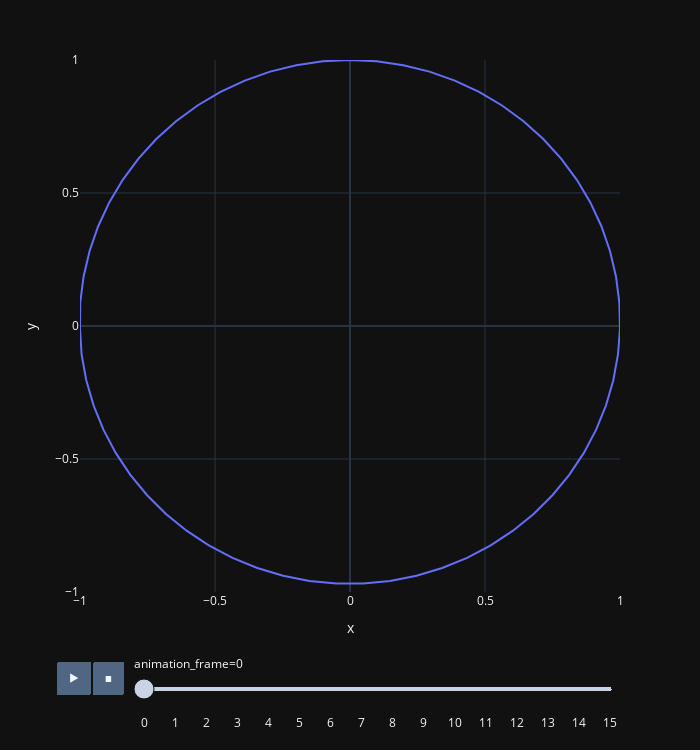

This figure's notebook cell:
### Code cell
figure = Integrate(figure)
display = televector.displays.PlotDisplay()
display.display(figure, num_frames=16)

### Figure 1 — Plotly figure (JSON) as saved in the notebook; plotly's stock layout.template omitted (floating-point values rounded to 4 significant figures)
{"data": [{"hoverlabel": {"namelength": 0}, "hovertemplate": "animation_frame=0<br>x=%{x}<br>y=%{y}", "legendgroup": "", "line": {"color": "#636efa", "dash": "solid"}, "mode": "lines", "name": "", "showlegend": false, "type": "scatter", "x": [0.04912, 0.1484, 0.2462, 0.3416, 0.4336, 0.5212, 0.6037, 0.6801, 0.7498, 0.812, 0.8662, 0.9117, 0.9482, 0.9752, 0.9925, 1, 0.9975, 0.9851, 0.9629, 0.9311, 0.8901, 0.8402, 0.7819, 0.7159, 0.6427, 0.5632, 0.478, 0.3881, 0.2943, 0.1976, 0.0989, -0.0007797, -0.1005, -0.1991, -0.2959, -0.3896, -0.4796, -0.5647, -0.6443, -0.7174, -0.7835, -0.8417, -0.8916, -0.9327, -0.9645, -0.9867, -0.9991, -1, -0.9941, -0.9768, -0.9497, -0.9133, -0.8677, -0.8136, -0.7514, -0.6817, -0.6052, -0.5228, -0.4351, -0.3432, -0.2478, -0.15, -0.05068, 0.04912], "xaxis": "x", "y": [-0.968, -0.9583, -0.9388, -0.9099, -0.8718, -0.8248, -0.7695, -0.7064, -0.6362, -0.5594, -0.477, -0.3896, -0.2982, -0.2037, -0.1071, -0.009182, 0.08895, 0.1863, 0.282, 0.3751, 0.4646, 0.5496, 0.6293, 0.7029, 0.7696, 0.8289, 0.8801, 0.9227, 0.9563, 0.9805, 0.9951, 1, 0.9951, 0.9805, 0.9563, 0.9227, 0.8801, 0.8289, 0.7696, 0.7029, 0.6293, 0.5496, 0.4646, 0.3751, 0.282, 0.1863, 0.08895, -0.009182, -0.1071, -0.2037, -0.2982, -0.3896, -0.477, -0.5594, -0.6362, -0.7064, -0.7695, -0.8248, -0.8718, -0.9099, -0.9388, -0.9583, -0.968, -0.968], "yaxis": "y"}], "layout": {"height": 750, "legend": {"tracegroupgap": 0}, "margin": {"t": 60}, "sliders": [{"active": 0, "currentvalue": {"prefix": "animation_frame="}, "len": 0.9, "pad": {"b": 10, "t": 60}, "steps": [{"args": [["0"], {"frame": {"duration": 0, "redraw": false}, "fromcurrent": true, "mode": "immediate", "transition": {"duration": 0, "easing": "linear"}}], "label": "0", "method": "animate"}, {"args": [["1"], {"frame": {"duration": 0, "redraw": false}, "fromcurrent": true, "mode": "immediate", "transition": {"duration": 0, "easing": "linear"}}], "label": "1", "method": "animate"}, {"args": [["2"], {"frame": {"duration": 0, "redraw": false}, "fromcurrent": true, "mode": "immediate", "transition": {"duration": 0, "easing": "linear"}}], "label": "2", "method": "animate"}, {"args": [["3"], {"frame": {"duration": 0, "redraw": false}, "fromcurrent": true, "mode": "immediate", "transition": {"duration": 0, "easing": "linear"}}], "label": "3", "method": "animate"}, {"args": [["4"], {"frame": {"duration": 0, "redraw": false}, "fromcurrent": true, "mode": "immediate", "transition": {"duration": 0, "easing": "linear"}}], "label": "4", "method": "animate"}, {"args": [["5"], {"frame": {"duration": 0, "redraw": false}, "fromcurrent": true, "mode": "immediate", "transition": {"duration": 0, "easing": "linear"}}], "label": "5", "method": "animate"}, {"args": [["6"], {"frame": {"duration": 0, "redraw": false}, "fromcurrent": true, "mode": "immediate", "transition": {"duration": 0, "easing": "linear"}}], "label": "6", "method": "animate"}, {"args": [["7"], {"frame": {"duration": 0, "redraw": false}, "fromcurrent": true, "mode": "immediate", "transition": {"duration": 0, "easing": "linear"}}], "label": "7", "method": "animate"}, {"args": [["8"], {"frame": {"duration": 0, "redraw": false}, "fromcurrent": true, "mode": "immediate", "transition": {"duration": 0, "easing": "linear"}}], "label": "8", "method": "animate"}, {"args": [["9"], {"frame": {"duration": 0, "redraw": false}, "fromcurrent": true, "mode": "immediate", "transition": {"duration": 0, "easing": "linear"}}], "label": "9", "method": "animate"}, {"args": [["10"], {"frame": {"duration": 0, "redraw": false}, "fromcurrent": true, "mode": "immediate", "transition": {"duration": 0, "easing": "linear"}}], "label": "10", "method": "animate"}, {"args": [["11"], {"frame": {"duration": 0, "redraw": false}, "fromcurrent": true, "mode": "immediate", "transition": {"duration": 0, "easing": "linear"}}], "label": "11", "method": "animate"}, {"args": [["12"], {"frame": {"duration": 0, "redraw": false}, "fromcurrent": true, "mode": "immediate", "transition": {"duration": 0, "easing": "linear"}}], "label": "12", "method": "animate"}, {"args": [["13"], {"frame": {"duration": 0, "redraw": false}, "fromcurrent": true, "mode": "immediate", "transition": {"duration": 0, "easing": "linear"}}], "label": "13", "method": "animate"}, {"args": [["14"], {"frame": {"duration": 0, "redraw": false}, "fromcurrent": true, "mode": "immediate", "transition": {"duration": 0, "easing": "linear"}}], "label": "14", "method": "animate"}, {"args": [["15"], {"frame": {"duration": 0, "redraw": false}, "fromcurrent": true, "mode": "immediate", "transition": {"duration": 0, "easing": "linear"}}], "label": "15", "method": "animate"}], "x": 0.1, "xanchor": "left", "y": 0, "yanchor": "top"}], "updatemenus": [{"buttons": [{"args": [null, {"frame": {"duration": 500, "redraw": false}, "fromcurrent": true, "mode": "immediate", "transition": {"duration": 500, "easing": "linear"}}], "label": "&#9654;", "method": "animate"}, {"args": [[null], {"frame": {"duration": 0, "redraw": false}, "fromcurrent": true, "mode": "immediate", "transition": {"duration": 0, "easing": "linear"}}], "label": "&#9724;", "method": "animate"}], "direction": "left", "pad": {"r": 10, "t": 70}, "showactive": false, "type": "buttons", "x": 0.1, "xanchor": "right", "y": 0, "yanchor": "top"}], "width": 700, "xaxis": {"anchor": "y", "domain": [0, 1], "range": [-1, 1], "title": {"text": "x"}}, "yaxis": {"anchor": "x", "domain": [0, 1], "range": [-1, 1], "title": {"text": "y"}}}}
